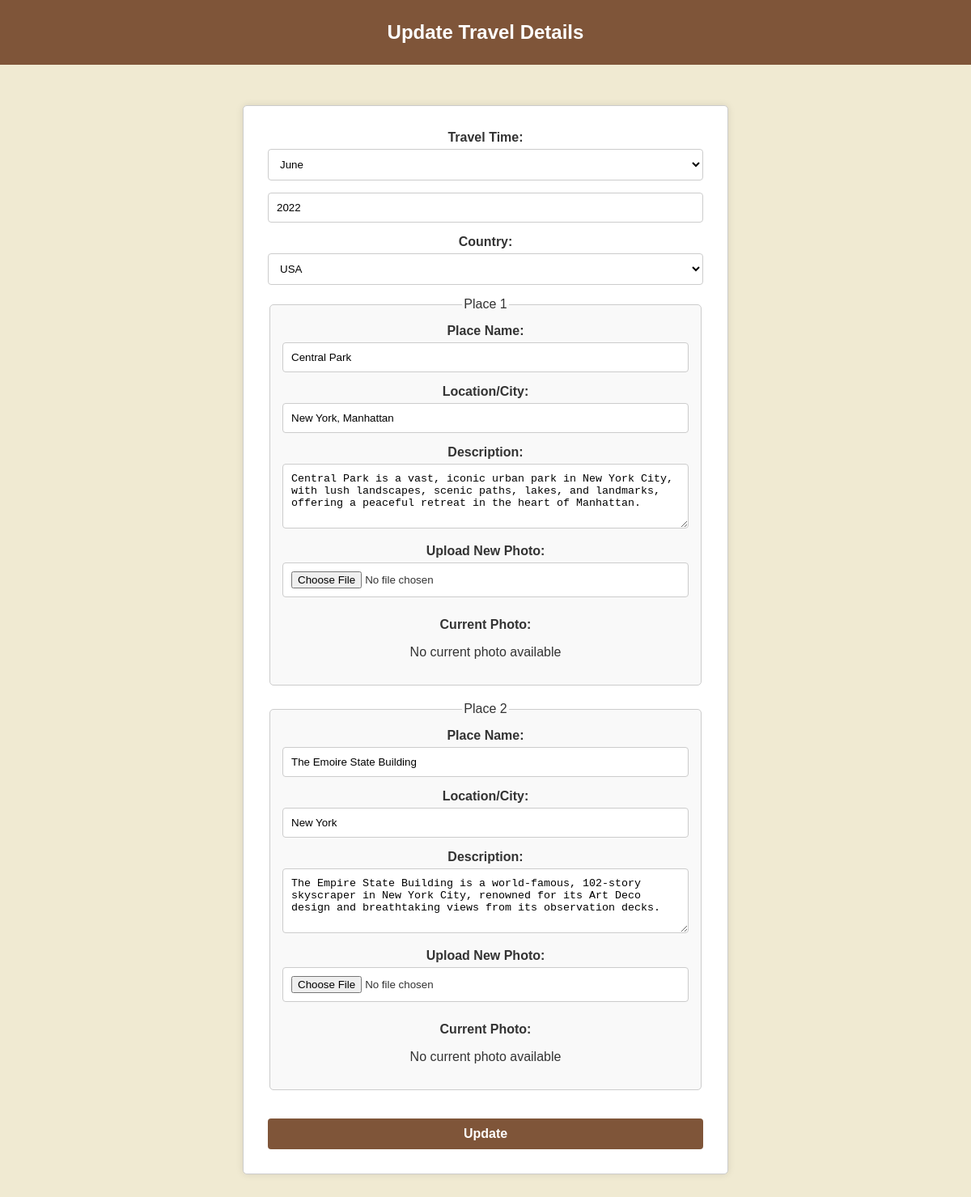
Page /edit_travel.php?travelID=383 (signed in) on the earlier database version.
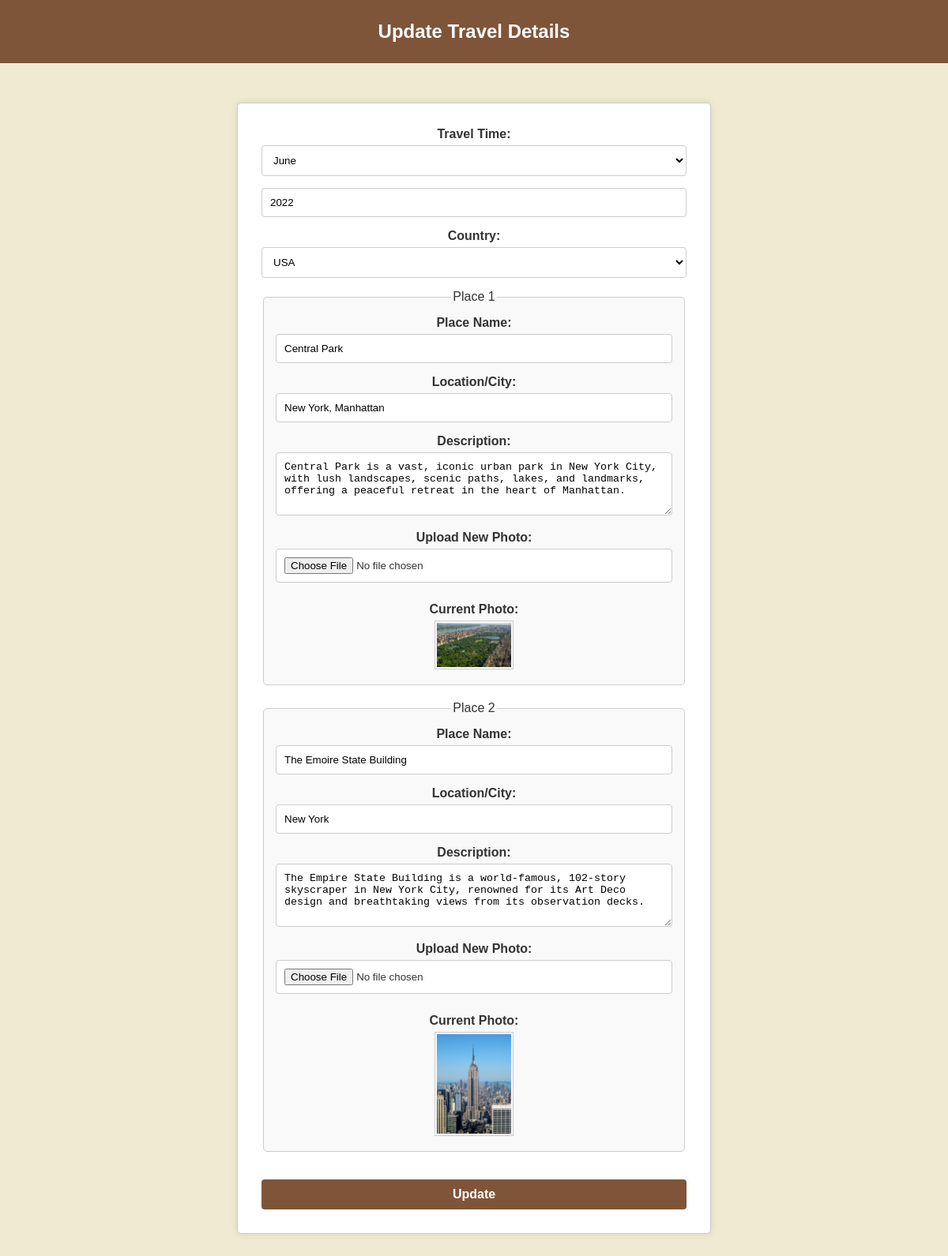
Same page on the later database version.
### tables this page shows
CREATE TABLE `Place` (
  `id` int NOT NULL,
  `travelID` int NOT NULL,
  `name` varchar(50) NOT NULL,
  `location` text NOT NULL,
  `description` text NOT NULL,
  `photoFileName` varchar(50) DEFAULT NULL
);

### edit_travel.php (the view, shortened to what this page needs)
<?php
require 'database.php';
$travelID = $_GET['travelID'];
$query = $connection->prepare("SELECT T.*, C.country FROM Travel T JOIN Country C ON T.countryID = C.id WHERE T.id = ?");
$query->bind_param("i", $travelID);
$query->execute();
$travel = $query->get_result()->fetch_assoc();
$countriesResult = $connection->query("SELECT * FROM Country");
$placesQuery = $connection->prepare("SELECT * FROM Place WHERE travelID = ?");
$placesQuery->bind_param("i", $travelID);
$placesQuery->execute();
$places = $placesQuery->get_result();
?>
<!DOCTYPE html>
<html lang="en">
<head>
    <link rel="stylesheet" href="edit_travel_details.css">
</head>
<body>
    <header style="background-color: #7F5539; height: 80px; display: flex; justify-content: center; align-items: center; color: #ffffff;">
    <h1 style="color: #ffffff; font-size: 24px; font-weight: bold; margin: 0;">Update Travel Details</h1>
</header>
    <main class="container">
        <form action="update_travel.php" method="post" enctype="multipart/form-data">
            <div class="travel-info">
                <label for="month">Travel Time:</label>
                <select name="month" id="month">
                    <?php
                    $months = ["January", "February", "March", "April", "May", "June", "July", "August", "September", "October", "November", "December"];
                    foreach ($months as $month) {
                        $selected = ($month == $travel['month']) ? "selected" : "";
                        echo "<option value='$month' $selected>$month</option>";
                    }
                    ?>
                </select>
                <input type="number" name="year" id="year" value="<?php echo htmlspecialchars($travel['year']); ?>" required>
                <label for="country">Country:</label>
                <select name="country" id="country">
                    <?php while ($country = $countriesResult->fetch_assoc()) {
                        $selected = ($country['id'] == $travel['countryID']) ? "selected" : "";
                        echo "<option value='{$country['id']}' $selected>{$country['country']}</option>";
                    } ?>
                </select>
            </div>
            <?php $placeIndex = 1; ?>
            <?php while ($place = $places->fetch_assoc()): ?>
                <fieldset class="place-info">
                    <legend>Place <?php echo $placeIndex; ?></legend>
                    <label for="place_name_<?php echo $place['id']; ?>">Place Name:</label>
                    <input type="text" name="places[<?php echo $place['id']; ?>][name]" id="place_name_<?php echo $place['id']; ?>" value="<?php echo htmlspecialchars($place['name']); ?>">
                    <label for="location_<?php echo $place['id']; ?>">Location/City:</label>
                    <input type="text" name="places[<?php echo $place['id']; ?>][location]" id="location_<?php echo $place['id']; ?>" value="<?php echo htmlspecialchars($place['location']); ?>">
                    <label for="description_<?php echo $place['id']; ?>">Description:</label>
                    <textarea name="places[<?php echo $place['id']; ?>][description]" id="description_<?php echo $place['id']; ?>"><?php echo htmlspecialchars($place['description']); ?></textarea>
                    <div class="photo-upload-section">
                        <label for="photo_<?php echo $place['id']; ?>">Upload New Photo:</label>
                        <input type="file" name="places[<?php echo $place['id']; ?>][photo]" id="photo_<?php echo $place['id']; ?>">
                        <div class="current-photo">
                            <label>Current Photo:</label>
                            <?php
                            $photoFilePath = "images/" . $place['photoFileName'];
                            if (!empty($place['photoFileName']) && file_exists($photoFilePath)) {
                                echo "<img src='" . htmlspecialchars($photoFilePath) . "' alt='Place Photo' width='100'>";
                            } else {
                                echo "<p>No current photo available</p>";
                            }
                            ?>
                        </div>
                    </div>
                </fieldset>
                <?php $placeIndex++; ?>
            <?php endwhile; ?>
            <input type="submit" value="Update" style="color: #ffffff; background-color: #7F5539; font-weight: bold;" />
        </form>
    </main>
</body>
</html>

Differences in the rows shown:
changed place "Central Park": photoFileName: picture added; no longer shows "No current photo available"
changed place "The Emoire State Building": photoFileName: picture added; no longer shows "No current photo available"
